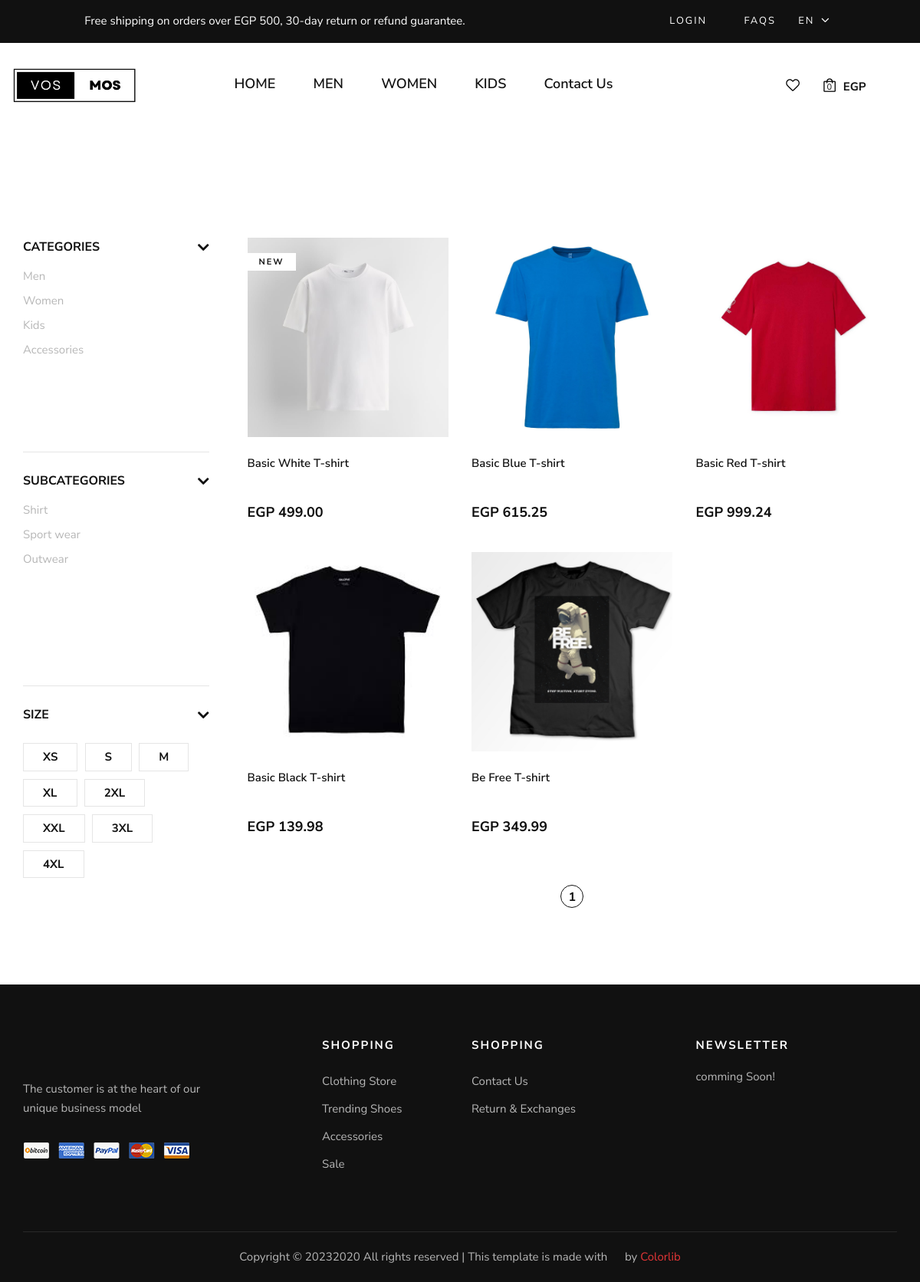
Before: /products/ with the older database file.
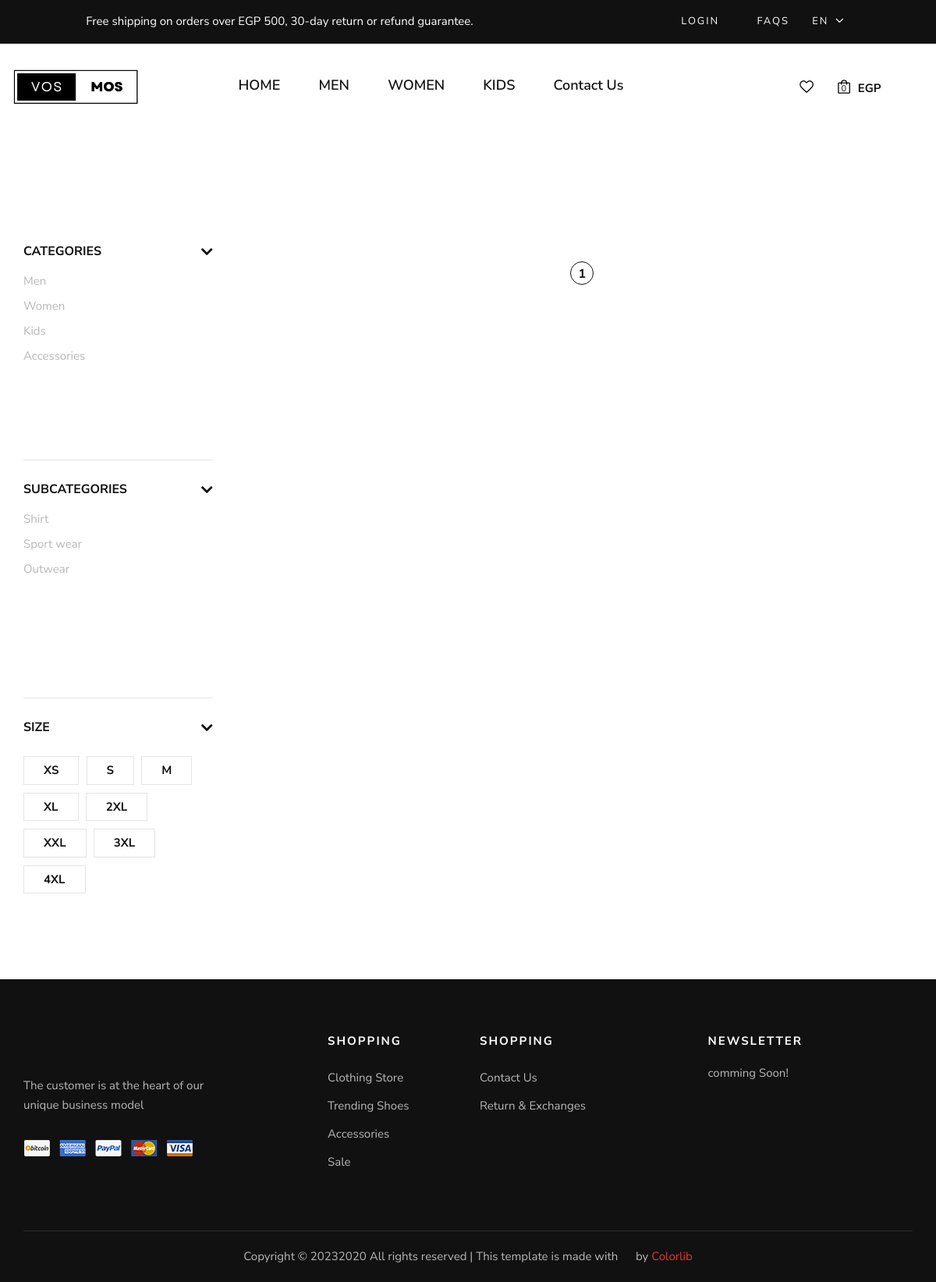
After: the same page with the newer database file.
### frontend/models.py (models this page shows, shortened)
class Product(models.Model):
    CATEGORY_CHOICES = (
        ('M', 'Men'),
        ('W', 'Women'),
        ('K', 'Kids'),
        ('A', 'Accessories'),
    )
    SUB_CATEGORY_CHOICES = (
    ('S', 'Shirt'),
    ('SW', 'Sport wear'),
    ('OW', 'Outwear')
    )
    LABEL_CHOICES = (
        ('NEW', 'primary'),
        ('BEST Seller', 'secondary'),
        ('N', '')
    )
    product_id = models.AutoField
    id = models.AutoField(primary_key=True, auto_created=True)
    product_name = models.CharField(max_length=50)
    category = models.CharField(choices=CATEGORY_CHOICES, max_length=2)
    label = models.CharField(choices=LABEL_CHOICES, max_length=11, default="")
    subcategory = models.CharField(choices= SUB_CATEGORY_CHOICES ,max_length=50, default="")
    price = models.FloatField(default=0)
    discount_price = models.FloatField(default=0)
    desc = models.CharField(max_length=300)
    pub_date = models.DateField()
    image = models.ImageField(upload_to="static/images", default="")
    material = models.CharField(max_length=50, default="Coton 100%")
    description = models.TextField(default="Description")
    def get_absolute_url(self):
        return f"/product_detail/{self.id}/"

### frontend/views.py (the view)
# urls.py: path('products/', views.show_products, name='show_products'),
def show_products(request, category=None, subcategory=None):
    products = Product.objects.all()
    if category:
        products = products.filter(category=category)
    if subcategory:
        products = products.filter(subcategory=subcategory)
    paginator = Paginator(products, 15) # Show 15 products per page
    page_number = request.GET.get('page')
    page_obj = paginator.get_page(page_number)
    context = {'page_obj': page_obj, 'categories': Product.CATEGORY_CHOICES, 'subcategories': Product.SUB_CATEGORY_CHOICES}
    return render(request, 'products.html', context)

### frontend/templates/products.html (shortened to what this page needs)
{% extends "layout.html" %}
{% load static %}
{% block body %}
    <section class="shop spad">
        <div class="container">
            <div class="row">
                 <div class="col-lg-3">
                        <div id="filters" class="collapse">
                        <div class="shop__sidebar">
                            <div class="shop__sidebar__accordion">
                                <div class="accordion" id="accordionExample">
                                    <div class="card">
                                        <div class="card-heading">
                                            <a data-toggle="collapse" data-target="#collapseOne">Categories</a>
                                        </div>
                                        <div id="collapseOne" class="collapse show" data-parent="#accordionExample">
                                            <div class="card-body">
                                                <div class="shop__sidebar__categories">
                                                    <ul class="nice-scroll">
                                                        {% for category, label in categories %}
                                                        <li><a href="{% url 'show_products' category %}">{{ label }}</a></li>
                                                        {% endfor %}
                                                    </ul>
                                                </div>
                                            </div>
                                        </div>
                                    </div>
                                    <div class="card">
                                        <div class="card-heading">
                                            <a data-toggle="collapse" data-target="#collapseOne">Subcategories</a>
                                        </div>
                                        <div id="collapseOne" class="collapse show" data-parent="#accordionExample">
                                            <div class="card-body">
                                                <div class="shop__sidebar__categories">
                                                    <ul class="nice-scroll">
                                                        {% for category, label in subcategories %}
                                                        <li><a href="{% url 'show_products' category %}">{{ label }}</a></li>
                                                        {% endfor %}
                                                    </ul>
                                                </div>
                                            </div>
                                        </div>
                                    </div>
                                    <div class="card">
                                        <div class="card-heading">
                                            <a data-toggle="collapse" data-target="#collapseFour">Size</a>
                                        </div>
                                        <div id="collapseFour" class="collapse show" data-parent="#accordionExample">
                                            <div class="card-body">
                                                <div class="shop__sidebar__size">
                                                    <label for="xs">xs
                                                    </label>
                                                    <label for="sm">s
                                                    </label>
                                                    <label for="md">m
                                                    </label>
                                                    <label for="xl">xl
                                                    </label>
                                                    <label for="2xl">2xl
                                                    </label>
                                                    <label for="xxl">xxl
                                                    </label>
                                                    <label for="3xl">3xl
                                                    </label>
                                                    <label for="4xl">4xl
                                                    </label>
                                                </div>
                                            </div>
                                        </div>
                                    </div>
                                </div>
                            </div>
                        </div>
                    </div>
                </div>
                <div class="col-lg-9">
                    <div class="row">
                        {% for product in page_obj %}
                            <div class="col-lg-4 col-md-6 col-sm-6 col-6">
                                    <div class="product__item" data-size="{{ product.size }}" data-price="{{ product.price }}">
                                        <div class="product__item__pic set-bg" data-setbg="{{ product.image.url }}"
                                            onclick="window.location.href='{{ product.get_absolute_url }}'">
                                            {% if product.label != 'N' %}
                                            <span class="label">{{ product.label }}</span>
                                            {% endif %}
                                        </div>
                                        <div class="product__item__text">
                                            <h6>{{ product.product_name }}</h6>
                                            <div class="rating">
                                                <i class="fa fa-star-o"></i>
                                                <i class="fa fa-star-o"></i>
                                                <i class="fa fa-star-o"></i>
                                                <i class="fa fa-star-o"></i>
                                                <i class="fa fa-star-o"></i>
                                            </div>
                                            <h5>EGP {{ product.price|floatformat:2 }}</h5>
                                        </div>
                                    </div>
                            </div>
                                  {% endfor %}
                    </div>
                    <div class="row">
                        <div class="col-lg-12">
                            <div class="product__pagination">
                                {% for i in page_obj.paginator.page_range %}
                                    {% if page_obj.number == i %}
                                        <a class="active" href="?page={{ i }}">{{ i }}</a>
                                    {% else %}
                                        <a href="?page={{ i }}">{{ i }}</a>
                                    {% endif %}
                                {% endfor %}
                            </div>
                        </div>
                    </div>
                </div>
            </div>
        </div>
    </section>
{% endblock %}

Changed rows visible on the page:
removed Product: shows a picture, label "NEW", product_name "Basic White T-shirt", price "499.00"
removed Product: shows a picture, product_name "Basic Blue T-shirt", price "615.25"
removed Product: shows a picture, product_name "Basic Red T-shirt", price "999.24"
removed Product: shows a picture, product_name "Basic Black T-shirt", price "139.98"
removed Product: shows a picture, product_name "Be Free T-shirt", price "349.99"
